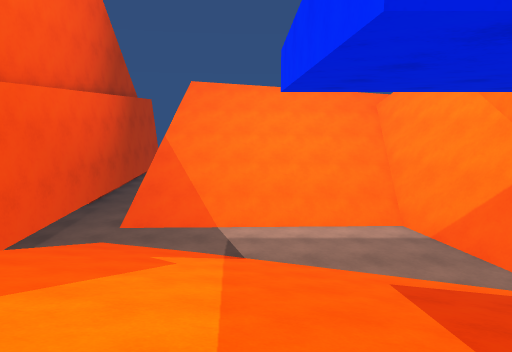
[1] (above)

17 first-person views from a walk through a 3-D level made in the Unity game engine. The camera is 1.2 m above the floor, tilts 10° down and sees 70° across. The floor is counted in squares, 1 m on a side. Each view is taken from the middle of a square. On the plan, view 1 faces up. The plan holds only what a view shows up to about 15 squares ahead; the rest is blank. The place goes on beyond the plan.

[2]
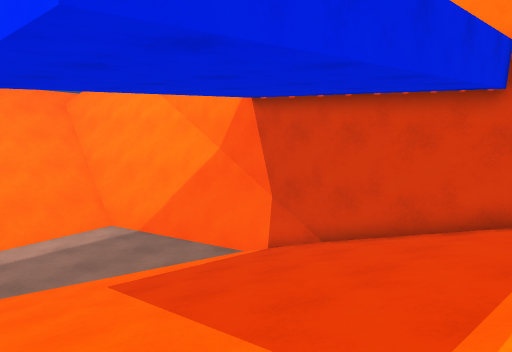

[3]
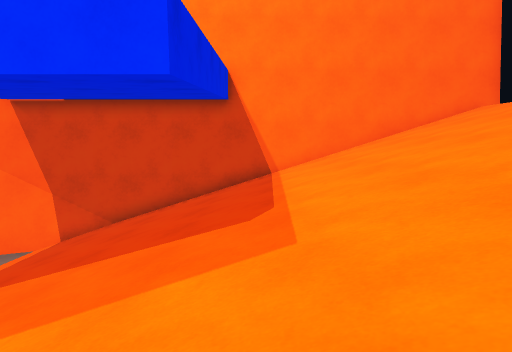

[4]
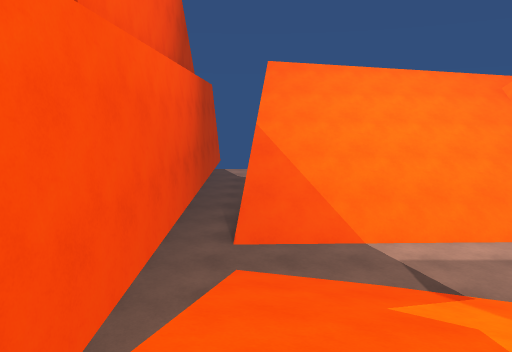

[5]
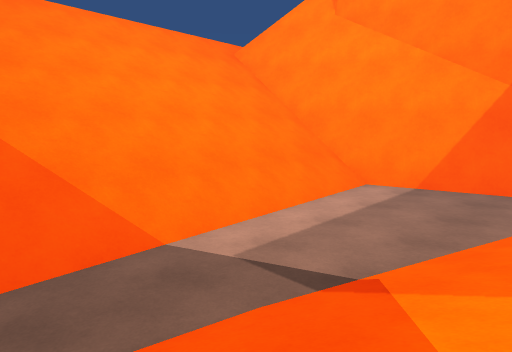

[6]
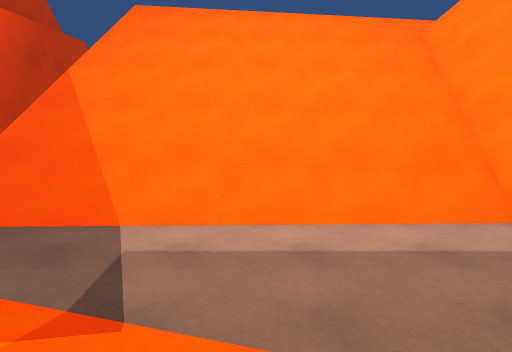

[7]
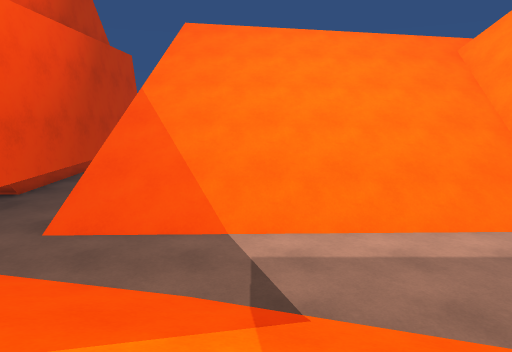

[8]
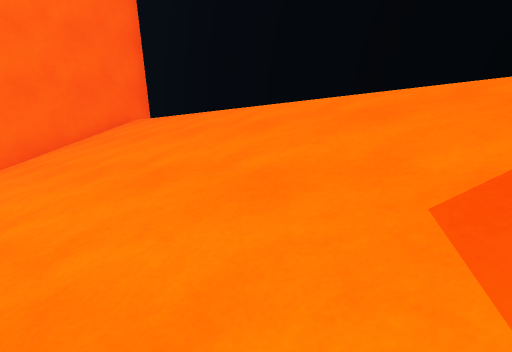

[9]
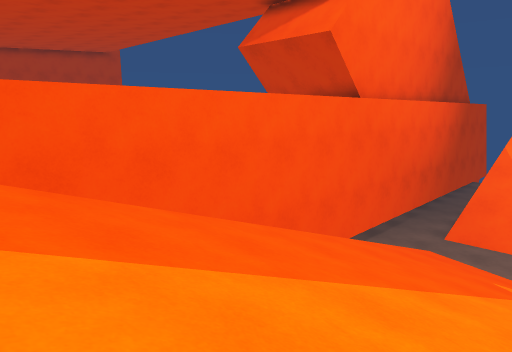

[10]
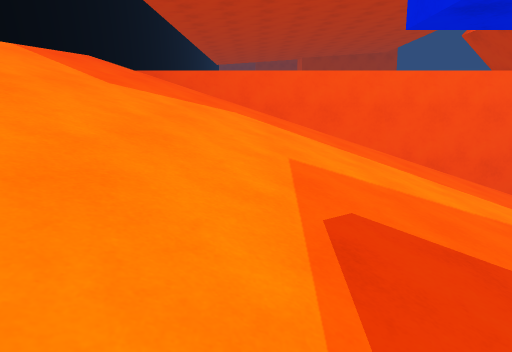

[11]
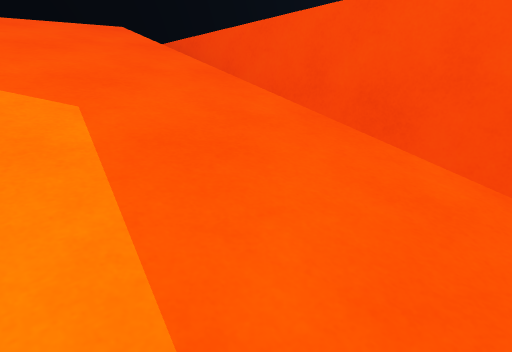

[12]
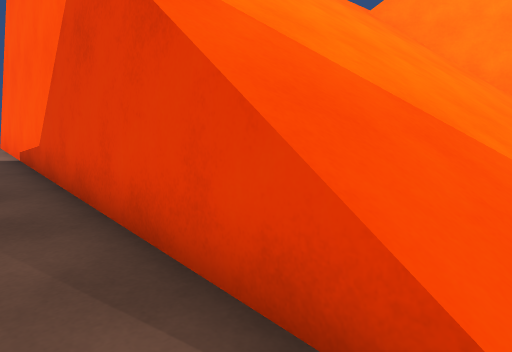

[13]
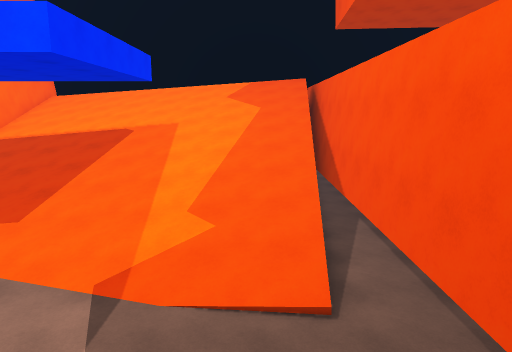

[14]
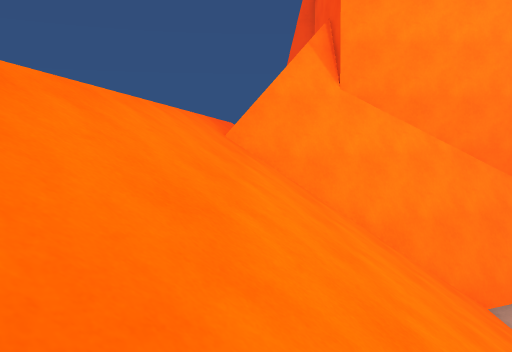

[15]
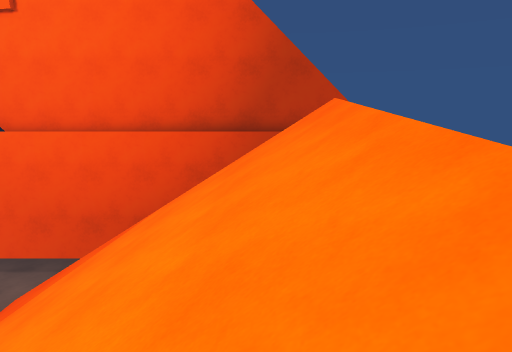

[16]
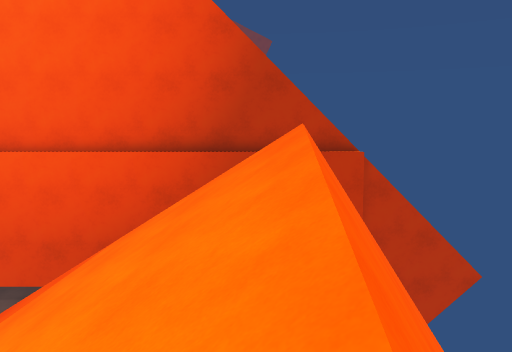

[17]
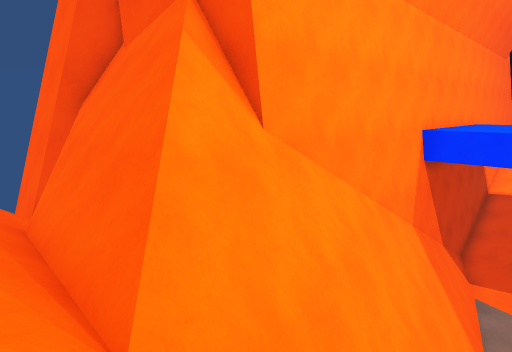

### Floor plan
Key: @ floor where view 1 was taken; # wall or solid block; . main floor; : floor 5 m higher than the main floor; + floor 5.75 m higher than the main floor; / step, stairs or slope; = window, fence, low wall or low ledge; v drop or lower ground.
Columns run from 11 left of view 1 to 13 right of it. Each row starts with its distance up from view 1.
 30   #
 29   #    #
 28       .#
 27       .# vvv
 26       .#vvvvvv
 25       .=///vvvvv
 24       v/////////////++v
 23      .v////////////=#:::
 22   ## .v////////////######
 21   ## .v///////////=######
 20   ## .////////////=##
 19   ##..#///////////=#
 18    #..////////////##
 17    #..////////////##
 16    #..////////////##
 15    #..////////////##
 14    #..............##
 13    #..............=#
 12    #..///..........##
 11    #..//////.......##
 10    #.=/////////....=#
  9    #.=/////////////.##
  8    #.=//////////////##
  7    #.=///////////////#
  6    #.=///////////////#
  5    #.////////////////#
  4    # ////////////////#
  3      ////////////////#
  2     .////////////////#
  1     /////////////////#
  0    #v//////@/////////#
 -1    =v////////////////#
 -2     v/////////////////
 -3     v/////////////////#
 -4    vv/////////////////#
 -5    v//////////////////#
 -6     vvv///////////////#
 -7           vvvvv///////#
 -8                     vv#
 -9 ######    ####        #

Positions as (right, up) in squares from view 1, and headings:
1: (0, 0), facing up
2: (0, 0), facing up-right
3: (-4, 1), facing right
4: (-5, 4), facing up
5: (-5, 9), facing up-right
6: (1, 8), facing up
7: (-1, 7), facing up
8: (-3, -1), facing down-right
9: (-1, -1), facing up-left
10: (6, 0), facing left
11: (-3, 3), facing down-left
12: (-7, 15), facing up-right
13: (-4, 19), facing down
14: (-4, 22), facing right
15: (6, 23), facing left
16: (5, 24), facing left
17: (5, 24), facing down-right
